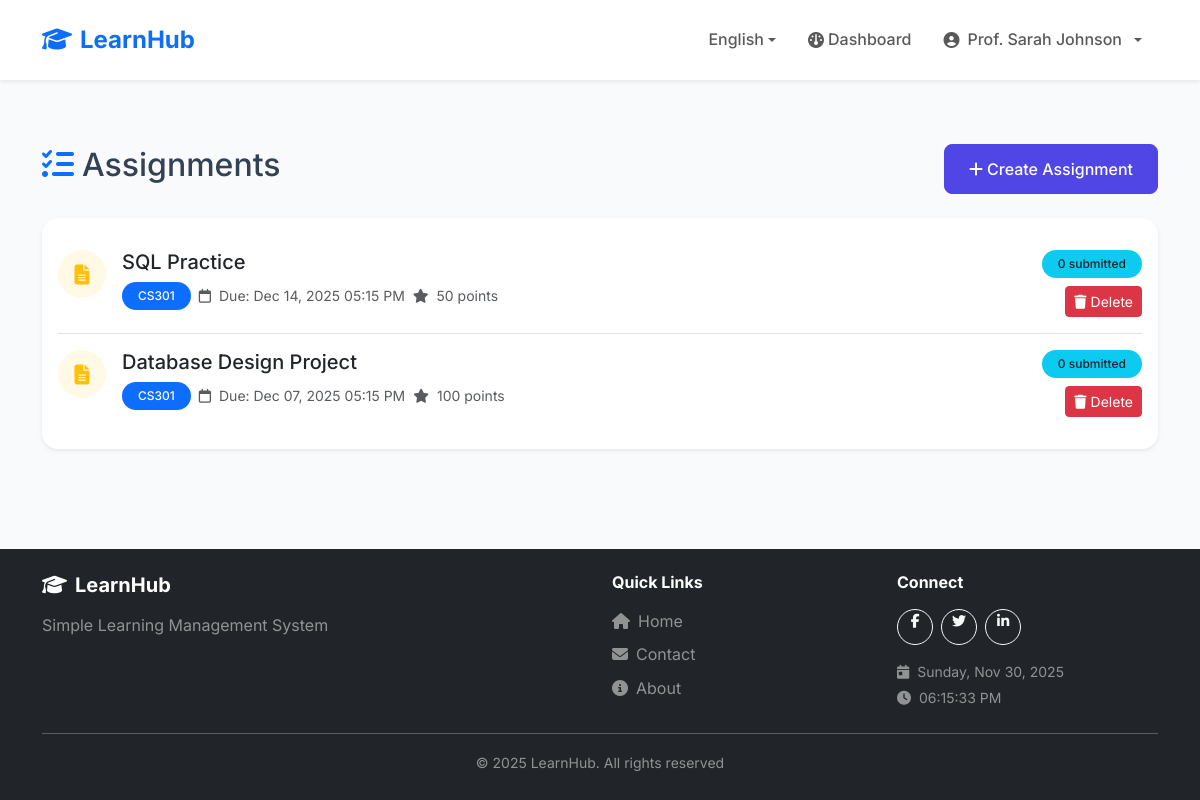
The page /teacher/assignments.php (signed in) on the database as committed earlier.
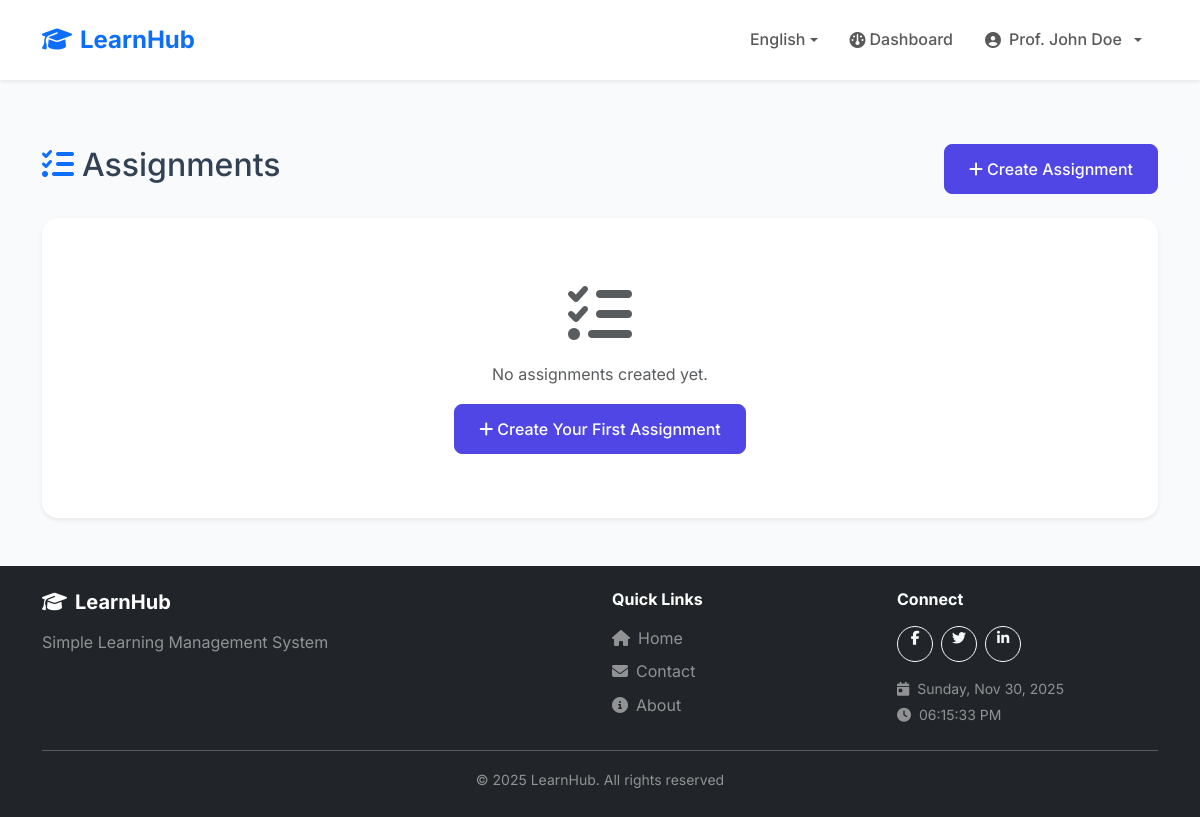
The same page on the database as committed later.
### tables this page shows
CREATE TABLE users (
    id INT AUTO_INCREMENT PRIMARY KEY,
    username VARCHAR(50) UNIQUE NOT NULL,
    email VARCHAR(100) UNIQUE NOT NULL,
    password VARCHAR(255) NOT NULL,
    full_name VARCHAR(100) NOT NULL,
    role ENUM('student', 'teacher', 'admin') DEFAULT 'student',
    status ENUM('pending', 'approved', 'rejected', 'suspended') DEFAULT 'approved',
    student_id VARCHAR(20) NULL,
    profile_picture VARCHAR(255) NULL,
    phone VARCHAR(20) NULL,
    bio TEXT NULL,
    verification_token VARCHAR(100) NULL,
    verification_document VARCHAR(255) NULL,
    verified_at TIMESTAMP NULL,
    verified_by INT NULL,
    created_at TIMESTAMP DEFAULT CURRENT_TIMESTAMP,
    FOREIGN KEY (verified_by) REFERENCES users(id) ON DELETE SET NULL
);

CREATE TABLE assignments (
    id INT AUTO_INCREMENT PRIMARY KEY,
    course_id INT NOT NULL,
    title VARCHAR(200) NOT NULL,
    description TEXT,
    due_date DATETIME NOT NULL,
    total_points INT DEFAULT 100,
    file_name VARCHAR(255) NULL,
    file_path VARCHAR(500) NULL,
    created_at TIMESTAMP DEFAULT CURRENT_TIMESTAMP,
    FOREIGN KEY (course_id) REFERENCES courses(id) ON DELETE CASCADE
);

CREATE TABLE courses (
    id INT AUTO_INCREMENT PRIMARY KEY,
    teacher_id INT NOT NULL,
    course_code VARCHAR(20) NOT NULL,
    course_name VARCHAR(100) NOT NULL,
    description TEXT,
    created_at TIMESTAMP DEFAULT CURRENT_TIMESTAMP,
    FOREIGN KEY (teacher_id) REFERENCES users(id) ON DELETE CASCADE
);

### config/languages.php (called while the page is built, shortened)
<?php
$currentLanguage = $_SESSION['language'];
$translationFile = __DIR__ . '/../lang/' . $currentLanguage . '.php';
if (file_exists($translationFile)) {
    $translations = require $translationFile;
} else {
    $translations = require __DIR__ . '/../lang/en.php';
}
function __($key) {
    global $translations;
    return $translations[$key] ?? $key;
}
function getCurrentLanguage() {
    return $_SESSION['language'] ?? 'en';
}
function getLanguageDirection() {
    $rtlLanguages = ['ar'];
    return in_array(getCurrentLanguage(), $rtlLanguages) ? 'rtl' : 'ltr';
}

### config/helpers/auth.php (called while the page is built, shortened)
<?php
function isLoggedIn() {
    return isset($_SESSION['user_id']);
}
function getCurrentUser() {
    global $pdo;
    if ($pdo) {
        $stmt = $pdo->prepare("SELECT * FROM users WHERE id = ?");
        $stmt->execute([$_SESSION['user_id']]);
        return $stmt->fetch();
    }
    return [
        'id' => $_SESSION['user_id'] ?? null,
        'full_name' => $_SESSION['user_name'] ?? '',
        'role' => $_SESSION['user_role'] ?? ''
    ];
}
function hasRole($role) {
    return isset($_SESSION['user_role']) && $_SESSION['user_role'] === $role;
}
?>

### config/helpers/validation.php (called while the page is built, shortened)
<?php
function sanitize($input) {
    return htmlspecialchars(trim($input), ENT_QUOTES, 'UTF-8');
}
?>

### config/helpers/formatting.php (called while the page is built, shortened)
<?php
function formatDate($date, $format = 'M d, Y h:i A') {
    return date($format, strtotime($date));
}
function isOverdue($dueDate) {
    return strtotime($dueDate) < time();
}
?>

### teacher/assignments.php (the view, shortened to what the changed rows need)
<?php
require_once '../config/config.php';
$user = getCurrentUser();
$stmt = $pdo->prepare("
    SELECT a.*, c.course_code, c.course_name,
           (SELECT COUNT(*) FROM submissions WHERE assignment_id = a.id) as submission_count,
           (SELECT COUNT(*) FROM submissions WHERE assignment_id = a.id AND grade IS NULL) as pending_count
    FROM assignments a
    JOIN courses c ON a.course_id = c.id
    WHERE c.teacher_id = ?
    ORDER BY a.due_date DESC
");
$stmt->execute([$user['id']]);
$assignments = $stmt->fetchAll();
include '../includes/header.php';
?>
<div class="container my-5">
    <div class="d-flex justify-content-between align-items-center mb-4">
        <h2><i class="fas fa-tasks text-primary <?= getLanguageDirection() === 'rtl' ? 'ms-2' : 'me-2' ?>"></i>Assignments</h2>
    </div>
    <div class="card border-0 shadow-sm">
        <div class="card-body">
            <?php if (empty($assignments)): ?>
                <div class="text-center py-5">
                    <i class="fas fa-tasks fa-4x text-muted mb-3"></i>
                    <p class="text-muted mb-3">No assignments created yet.</p>
                    <a href="create-assignment.php" class="btn btn-primary">
                        <i class="fas fa-plus <?= getLanguageDirection() === 'rtl' ? 'ms-1' : 'me-1' ?>"></i>Create Your First Assignment
                    </a>
                </div>
            <?php else: ?>
                <div class="list-group list-group-flush">
                    <?php foreach ($assignments as $assignment): ?>
                        <?php $isOverdue = isOverdue($assignment['due_date']); ?>
                        <div class="list-group-item px-0 py-3">
                            <div class="d-flex align-items-start gap-3">
                                <div class="flex-shrink-0">
                                    <div class="rounded-circle d-flex align-items-center justify-content-center"
                                         style="width: 48px; height: 48px; background: rgba(<?= $isOverdue ? '220, 53, 69' : '255, 193, 7' ?>, 0.1); color: <?= $isOverdue ? '#dc3545' : '#ffc107' ?>;">
                                        <i class="fas fa-file-alt fa-lg"></i>
                                    </div>
                                </div>
                                <div class="flex-grow-1">
                                    <h5 class="mb-2"><?= sanitize($assignment['title']) ?></h5>
                                    <div class="d-flex flex-wrap gap-2 align-items-center">
                                        <span class="badge bg-primary"><?= sanitize($assignment['course_code']) ?></span>
                                        <span class="text-muted small">
                                            <i class="far fa-calendar <?= getLanguageDirection() === 'rtl' ? 'ms-1' : 'me-1' ?>"></i>
                                            Due: <?= formatDate($assignment['due_date']) ?>
                                        </span>
                                        <span class="text-muted small">
                                            <i class="fas fa-star <?= getLanguageDirection() === 'rtl' ? 'ms-1' : 'me-1' ?>"></i>
                                            <?= $assignment['total_points'] ?> points
                                        </span>
                                    </div>
                                </div>
                                <div class="d-flex flex-column gap-2 align-items-end">
                                    <div class="d-flex gap-2 flex-wrap">
                                        <span class="badge bg-info text-dark"><?= $assignment['submission_count'] ?> submitted</span>
                                    </div>
                                    <form method="POST" class="d-inline" id="deleteAssignmentForm<?= $assignment['id'] ?>">
                                        <button type="button" class="btn btn-danger btn-sm" onclick="showConfirm('Are you sure you want to delete this assignment? This action cannot be undone.', function() { document.getElementById('deleteAssignmentForm<?= $assignment['id'] ?>').submit(); }, 'Delete Assignment')">
                                            <i class="fas fa-trash <?= getLanguageDirection() === 'rtl' ? 'ms-1' : 'me-1' ?>"></i>Delete
                                        </button>
                                    </form>
                                </div>
                            </div>
                        </div>
                    <?php endforeach; ?>
                </div>
            <?php endif; ?>
        </div>
    </div>
</div>
<?php include '../includes/footer.php'; ?>

### includes/header.php (shortened to what the changed rows need)
<?php
$currentUser = getCurrentUser();
?>
<!DOCTYPE html>
<html lang="<?= getCurrentLanguage() ?>" dir="<?= getLanguageDirection() ?>">
<head>
    <link href="https://cdn.jsdelivr.net/npm/bootstrap@5.3.2/dist/css/bootstrap.min.css" rel="stylesheet">
    <link rel="stylesheet" href="https://cdnjs.cloudflare.com/ajax/libs/font-awesome/6.4.2/css/all.min.css">
    <link rel="stylesheet" href="<?= SITE_URL ?>/assets/css/style.css?v=<?= time() ?>">
</head>
<body>
    <nav class="navbar navbar-expand-lg navbar-light bg-white shadow-sm sticky-top">
        <div class="container">
            <div class="collapse navbar-collapse" id="navbarNav">
                <ul class="navbar-nav <?= getLanguageDirection() === 'rtl' ? 'me-auto' : 'ms-auto' ?> align-items-center">
                    <?php if (isLoggedIn()): ?>
                        <?php if (hasRole('teacher') && !hasRole('admin')): ?>
                            <li class="nav-item">
                                <a class="nav-link" href="<?= SITE_URL ?>/teacher/index.php">
                                    <i class="fas fa-gauge <?= getLanguageDirection() === 'rtl' ? 'ms-1' : 'me-1' ?>"></i><?= __('dashboard') ?>
                                </a>
                            </li>
                        <?php endif; ?>
                        <li class="nav-item dropdown">
                            <a class="nav-link dropdown-toggle d-flex align-items-center gap-2" href="#" id="userDropdown" role="button" data-bs-toggle="dropdown">
                                <?php if (!empty($currentUser['profile_picture'])): ?>
                                    <img src="<?= SITE_URL ?>/uploads/<?= sanitize($currentUser['profile_picture']) ?>"
                                         class="rounded-circle"
                                         class="rounded-circle avatar-sm"
                                         alt="<?= sanitize($currentUser['full_name']) ?>">
                                <?php else: ?>
                                    <i class="fas fa-user-circle"></i>
                                <?php endif; ?>
                                <span><?= sanitize($currentUser['full_name']) ?></span>
                            </a>
                        </li>
                    <?php endif; ?>
                </ul>
            </div>
        </div>
    </nav>
    <main>

Rows that differ between the two databases and show on the page:
removed assignments: title "SQL Practice", course.course_code "CS301", due_date "Dec 14, 2025 05:15 PM", total_points "50", submission_count "0"
removed assignments: title "Database Design Project", course.course_code "CS301", due_date "Dec 07, 2025 05:15 PM", total_points "100", submission_count "0"
changed users: full_name "Prof. Sarah Johnson" → "Prof. John Doe"
Other text that changed with them:
text now shown: "No assignments created yet. Create Your First Assignment"
